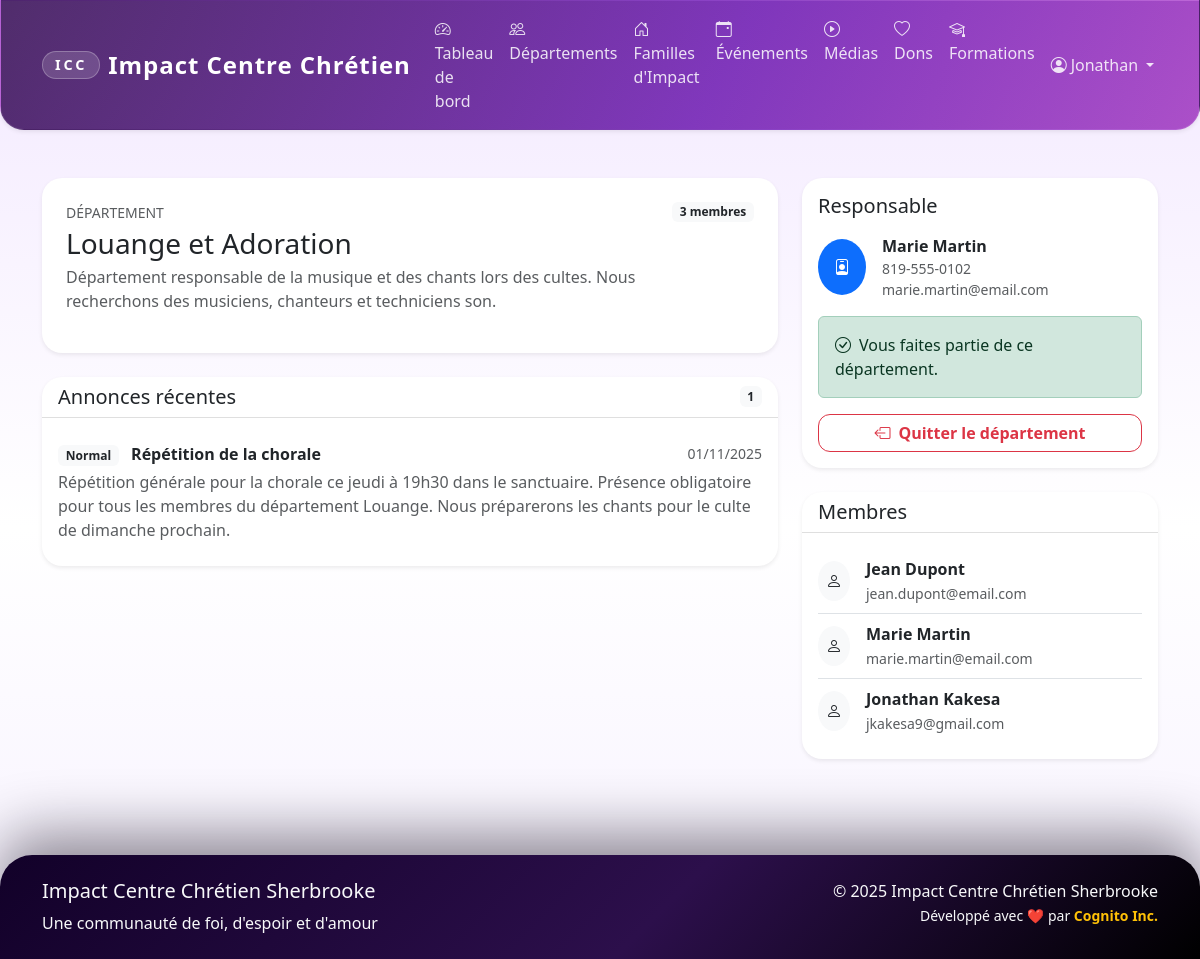
Screenshot of /departments/1 (signed in) with the database file from the repository.
### app/models/user.py (models this page shows, shortened)
class User(UserMixin, db.Model):
    __tablename__ = 'users'
    id = db.Column(db.Integer, primary_key=True)
    email = db.Column(db.String(120), unique=True, nullable=False, index=True)
    password_hash = db.Column(db.String(255), nullable=False)
    first_name = db.Column(db.String(50), nullable=False)
    last_name = db.Column(db.String(50), nullable=False)
    phone = db.Column(db.String(20))
    address = db.Column(db.Text)
    birth_date = db.Column(db.Date)
    gender = db.Column(db.String(10))  # 'M', 'F', 'Autre'
    marital_status = db.Column(db.String(20))  # 'Célibataire', 'Marié(e)', 'Divorcé(e)', 'Veuf/Veuve'
    membership_status = db.Column(db.String(20), default='Nouveau')  # 'Nouveau', 'En formation', 'Baptisé', 'Membre officiel'
    church_role = db.Column(db.String(100))  # 'Choriste', 'Intercesseur', etc.
    role = db.Column(db.String(20), default='Membre')  # 'Admin', 'Responsable Département', 'Responsable Famille', 'Membre'
    is_active = db.Column(db.Boolean, default=True)
    created_at = db.Column(db.DateTime, default=datetime.utcnow)
    updated_at = db.Column(db.DateTime, default=datetime.utcnow, onupdate=datetime.utcnow)
    department_memberships = db.relationship('DepartmentMember', back_populates='user', cascade='all, delete-orphan')
    family_memberships = db.relationship('FamilyMember', back_populates='user', cascade='all, delete-orphan')
    event_participations = db.relationship('EventParticipant', back_populates='user', cascade='all, delete-orphan')
    donations = db.relationship('Donation', back_populates='user', cascade='all, delete-orphan')
    @property
    def full_name(self):
        return f"{self.first_name} {self.last_name}"
    def is_admin(self):
        return self.role == 'Admin'

### app/models/department.py (models this page shows, shortened)
class Department(db.Model):
    __tablename__ = 'departments'
    id = db.Column(db.Integer, primary_key=True)
    name = db.Column(db.String(100), nullable=False)
    description = db.Column(db.Text)
    responsible_id = db.Column(db.Integer, db.ForeignKey('users.id'))
    is_active = db.Column(db.Boolean, default=True)
    created_at = db.Column(db.DateTime, default=datetime.utcnow)
    responsible = db.relationship('User', backref='managed_departments')
    members = db.relationship('DepartmentMember', back_populates='department', cascade='all, delete-orphan')
    announcements = db.relationship('Announcement', back_populates='department', cascade='all, delete-orphan')

### app/models/announcement.py (models this page shows, shortened)
class Announcement(db.Model):
    __tablename__ = 'announcements'
    id = db.Column(db.Integer, primary_key=True)
    title = db.Column(db.String(200), nullable=False)
    content = db.Column(db.Text, nullable=False)
    announcement_type = db.Column(db.String(50), default='General')  # 'General', 'Department', 'Family'
    priority = db.Column(db.String(20), default='Normal')  # 'Low', 'Normal', 'High', 'Urgent'
    target_department_id = db.Column(db.Integer, db.ForeignKey('departments.id'))
    target_family_id = db.Column(db.Integer, db.ForeignKey('families_impact.id'))
    author_id = db.Column(db.Integer, db.ForeignKey('users.id'), nullable=False)
    publish_date = db.Column(db.DateTime, default=datetime.utcnow)
    expiry_date = db.Column(db.DateTime)
    is_active = db.Column(db.Boolean, default=True)
    is_pinned = db.Column(db.Boolean, default=False)
    created_at = db.Column(db.DateTime, default=datetime.utcnow)
    updated_at = db.Column(db.DateTime, default=datetime.utcnow, onupdate=datetime.utcnow)
    author = db.relationship('User', backref='announcements')
    department = db.relationship('Department', back_populates='announcements')
    family = db.relationship('FamilyImpact', back_populates='announcements')

### app/routes/departments.py (the view)
@departments_bp.route('/<int:department_id>')
@login_required
def detail(department_id):
    department = Department.query.get_or_404(department_id)
    is_member = any(dm.department_id == department_id and dm.is_active
                   for dm in current_user.department_memberships)
    is_responsible = department.responsible_id == current_user.id
    members = db.session.query(User).join(DepartmentMember).filter(
        DepartmentMember.department_id == department_id,
        DepartmentMember.is_active == True
    ).all()
    announcements = [ann for ann in department.announcements if ann.is_active]
    announcements.sort(key=lambda ann: (getattr(ann, 'is_pinned', False), ann.created_at), reverse=True)
    announcements = announcements[:5]
    return render_template('departments/detail.html',
                         department=department,
                         members=members,
                         announcements=announcements,
                         is_member=is_member,
                         is_responsible=is_responsible)

### app/templates/departments/detail.html (shortened to what this page needs)
{% extends "base.html" %}
{% block content %}
<div class="container py-4">
    <div class="row g-4">
        <div class="col-lg-8">
            <div class="card border-0 shadow-sm mb-4">
                <div class="card-body p-4">
                    <div class="d-flex justify-content-between align-items-start mb-3">
                        <div>
                            <p class="text-uppercase text-muted small mb-1">Département</p>
                            <h1 class="h3 mb-1">{{ department.name }}</h1>
                            <p class="text-muted mb-0">{{ department.description or "Aucune description fournie." }}</p>
                        </div>
                        <span class="badge bg-light text-dark">
                            {{ members|length }} membre{{ '' if members|length == 1 else 's' }}
                        </span>
                    </div>
                </div>
            </div>
            <div class="card border-0 shadow-sm">
                <div class="card-header bg-transparent d-flex justify-content-between align-items-center">
                    <h2 class="h5 mb-0">Annonces récentes</h2>
                    <span class="badge bg-light text-dark">{{ announcements|length }}</span>
                </div>
                <div class="card-body">
                    {% if announcements %}
                        <div class="list-group list-group-flush">
                            {% for announcement in announcements %}
                            <div class="list-group-item px-0">
                                <div class="d-flex justify-content-between align-items-center mb-1">
                                    <div>
                                        <span class="badge bg-light text-dark me-2">{{ announcement.priority }}</span>
                                        <strong>{{ announcement.title }}</strong>
                                    </div>
                                    <small class="text-muted">{{ announcement.created_at.strftime('%d/%m/%Y') }}</small>
                                </div>
                                <p class="mb-0 text-muted">{{ announcement.content }}</p>
                            </div>
                            {% endfor %}
                        </div>
                    {% else %}
                        <p class="text-muted mb-0">Aucune annonce pour ce département.</p>
                    {% endif %}
                </div>
            </div>
        </div>
        <div class="col-lg-4">
            <div class="card border-0 shadow-sm mb-4">
                <div class="card-body">
                    <h5 class="mb-3">Responsable</h5>
                    {% if department.responsible %}
                    <div class="d-flex align-items-center mb-3">
                        <div class="bg-primary text-white rounded-circle p-3 me-3">
                            <i class="bi bi-person-badge"></i>
                        </div>
                        <div>
                            <p class="mb-0 fw-semibold">{{ department.responsible.full_name }}</p>
                            {% if department.responsible.phone %}
                            <small class="d-block text-muted">{{ department.responsible.phone }}</small>
                            {% endif %}
                            {% if department.responsible.email %}
                            <small class="d-block text-muted">{{ department.responsible.email }}</small>
                            {% endif %}
                        </div>
                    </div>
                    {% else %}
                    <p class="text-muted">Aucun responsable assigné.</p>
                    {% endif %}
                    {% if is_member %}
                        <div class="alert alert-success">
                            <i class="bi bi-check-circle me-2"></i>Vous faites partie de ce département.
                        </div>
                        <form method="POST" action="{{ url_for('departments.leave', department_id=department.id) }}" onsubmit="return confirm('Quitter ce département ?');">
                            <button class="btn btn-outline-danger w-100" type="submit">
                                <i class="bi bi-box-arrow-left me-2"></i>Quitter le département
                            </button>
                        </form>
                    {% else %}
                        <form method="POST" action="{{ url_for('departments.join', department_id=department.id) }}">
                            <button class="btn btn-brand-gradient w-100" type="submit">
                                <i class="bi bi-person-plus me-2"></i>Rejoindre ce département
                            </button>
                        </form>
                    {% endif %}
                </div>
            </div>
            <div class="card border-0 shadow-sm">
                <div class="card-header bg-transparent">
                    <h5 class="mb-0">Membres</h5>
                </div>
                <div class="card-body">
                    {% if members %}
                    <ul class="list-group list-group-flush">
                        {% for member in members %}
                        <li class="list-group-item px-0 d-flex align-items-center">
                            <div class="bg-light rounded-circle p-2 me-3">
                                <i class="bi bi-person"></i>
                            </div>
                            <div>
                                <p class="mb-0 fw-semibold">{{ member.full_name }}</p>
                                <small class="text-muted">{{ member.email }}</small>
                            </div>
                        </li>
                        {% endfor %}
                    </ul>
                    {% else %}
                    <p class="text-muted mb-0">Aucun membre inscrit.</p>
                    {% endif %}
                </div>
            </div>
        </div>
    </div>
</div>
{% endblock %}

### app/templates/base.html (shortened to what this page needs)
<!DOCTYPE html>
<html lang="fr">
<head>
    <link href="https://cdn.jsdelivr.net/npm/bootstrap@5.3.2/dist/css/bootstrap.min.css" rel="stylesheet">
    <link href="https://cdn.jsdelivr.net/npm/bootstrap-icons@1.11.1/font/bootstrap-icons.css" rel="stylesheet">
    <link href="https://unpkg.com/aos@2.3.1/dist/aos.css" rel="stylesheet">
    <link href="{{ url_for('static', filename='css/style.css') }}" rel="stylesheet">
</head>
<body>
    <nav class="navbar navbar-expand-lg navbar-dark icc-navbar shadow-sm">
        <div class="container">
            <a class="navbar-brand fw-bold d-flex align-items-center" href="{{ url_for('main.index') }}">
                <span class="brand-mark me-2">ICC</span>
                Impact Centre Chrétien
            </a>
            <div class="collapse navbar-collapse" id="navbarNav">
                <ul class="navbar-nav me-auto">
                    {% if current_user.is_authenticated %}
                        <li class="nav-item">
                            <a class="nav-link" href="{{ url_for('main.dashboard') }}">
                                <i class="bi bi-speedometer2 me-1"></i>Tableau de bord
                            </a>
                        </li>
                        <li class="nav-item">
                            <a class="nav-link" href="{{ url_for('departments.list') }}">
                                <i class="bi bi-people me-1"></i>Départements
                            </a>
                        </li>
                        <li class="nav-item">
                            <a class="nav-link" href="{{ url_for('families.list') }}">
                                <i class="bi bi-house-door me-1"></i>Familles d'Impact
                            </a>
                        </li>
                        <li class="nav-item">
                            <a class="nav-link" href="{{ url_for('events.list') }}">
                                <i class="bi bi-calendar-event me-1"></i>Événements
                            </a>
                        </li>
                        <li class="nav-item">
                            <a class="nav-link" href="{{ url_for('media.list') }}">
                                <i class="bi bi-play-circle me-1"></i>Médias
                            </a>
                        </li>
                        <li class="nav-item">
                            <a class="nav-link" href="{{ url_for('donations.donate') }}">
                                <i class="bi bi-heart me-1"></i>Dons
                            </a>
                        </li>
                        <li class="nav-item">
                            <a class="nav-link" href="{{ url_for('formations.index') }}">
                                <i class="bi bi-mortarboard me-1"></i>Formations
                            </a>
                        </li>
                    {% endif %}
                </ul>
                <ul class="navbar-nav">
                    {% if current_user.is_authenticated %}
                        <li class="nav-item dropdown">
                            <a class="nav-link dropdown-toggle" href="#" role="button" data-bs-toggle="dropdown">
                                <i class="bi bi-person-circle me-1"></i>{{ current_user.first_name }}
                            </a>
                        </li>
                    {% endif %}
                </ul>
            </div>
        </div>
    </nav>
    <main class="container-fluid py-4">
        {% block content %}{% endblock %}
    </main>
    <footer class="icc-footer text-light py-4 mt-5">
        <div class="container">
            <div class="row">
                <div class="col-md-6">
                    <h5>Impact Centre Chrétien Sherbrooke</h5>
                    <p class="mb-0">Une communauté de foi, d'espoir et d'amour</p>
                </div>
                <div class="col-md-6 text-md-end">
                    <p class="mb-0">&copy; {{ current_year() }} Impact Centre Chrétien Sherbrooke</p>
                    <small class="text-light">Développé avec ❤️ par <a href="https://cognito-inc.ca" target="_blank" rel="noopener" class="text-decoration-none text-warning fw-bold">Cognito Inc.</a></small>
                </div>
            </div>
        </div>
    </footer>
</body>
</html>

### rows the page displays
User: first_name "Jonathan", full_name "Jonathan Kakesa", email "jkakesa9@gmail.com"
Department: name "Louange et Adoration", description "Département responsable de la musique et des chants lors des cultes. Nous recherchons des musiciens, chanteurs et techniciens son."
Announcement: priority "Normal", title "Répétition de la chorale", created_at "01/11/2025", content "Répétition générale pour la chorale ce jeudi à 19h30 dans le sanctuaire. Présence obligatoire pour tous les membres du département Louange. Nous préparerons les chants pour le culte de dimanche prochain."
User: responsible.full_name "Marie Martin", responsible.phone "819-555-0102", responsible.email "marie.martin@email.com", full_name "Marie Martin", email "marie.martin@email.com"
User: full_name "Jean Dupont", email "jean.dupont@email.com"

### other values shown
{{ members|length }} "3"
{{ '' if members|length == 1 else 's' }} "s"
{{ announcements|length }} "1"
{{ current_year() }} "2025"
